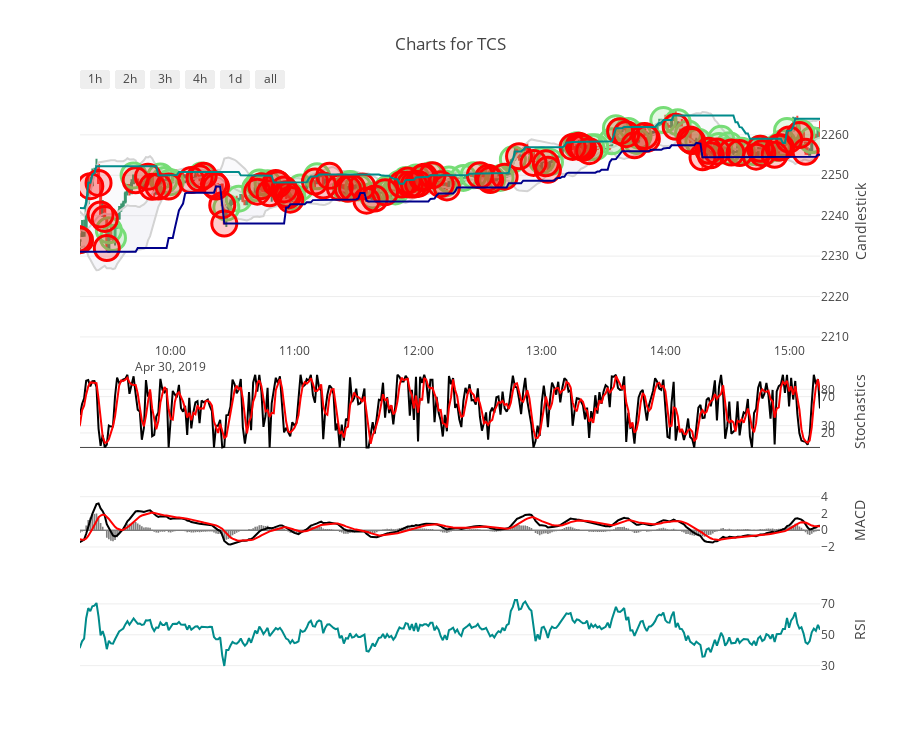

This figure's notebook cell:
### Markdown cell above
- Lunch Time: 11:00 am to 2:00 pm => Choppy Market
- Bollinger band ZONE: for breakout

Choppy market Trading:
- Identify stocks with highest SD and trade using bollinger

Trending Market Trading:
- MACD or price action trading based on candle stick


No new open position after 3:00. Only close open positions

before 9:15: Go long based on one day candle
9:15 - 11:30: MACD or Stochastic+BB: One trigger, and atleast one confirmation
11:30 - 2:00: No trade untill and unless there is a golden cross or death cross
2:00 - 2:45: Go long if price is smaller than VWAP, Go short if price is higher than VWAP
2:00 - 2:45: Go long or short only if price crosses SMA(200)

### Code cell
def backtest(portfolio, toDate):
    open("log/live_log.log", "w")
    
    fromDate =   getFromDate(toDate, days=4)
    logger.setLevel(logging.CRITICAL)
    papertrade = True
    
    cumsum = 0
    tradelogger.setLevel(logging.INFO)
    for i,y in portfolio.iterrows():
        logger.info(y[0])
    
        temp_data = getData(y[0], fromDate, toDate, "minute",force =True)
        
        #print(temp_data.head())

        a = algoTrade(y[0])
        a.symbol = y[0]
        a.tradeDecision(temp_data)
        
        buysell = pd.concat([a.buy.close, a.sell.close]).sort_index()
            
        temp_index = toDate.replace(hour=11,minute=31)
        temp_df = pd.DataFrame(data=[temp_data.loc[temp_index,'close']],index=[temp_index])
        buysell = buysell.append(temp_df)
        
        temp_index = toDate.replace(hour=15,minute=1)
        temp_df = pd.DataFrame(data=[temp_data.loc[temp_index,'close']],index=[temp_index])
        buysell= buysell.append(temp_df)
        
        
        buysell = buysell.sort_index()
        
        if not buysell.empty:
            buysell = buysell[buysell.index>buysell.index[-1].date().strftime("%Y-%m-%d")]
            
        payoff = 0
        if portfolio.shape[0] == 1:
            detectCDPattern(temp_data, a=a)
            pass
        
        previndex = buysell.index[0]
        #print(previndex)
        for index in buysell.index:
            if index == previndex:
                logger.info(buysell.loc[index])
                continue
                
            a.timestamp = index
            r = temp_data.index.get_loc(index)+1
            l = r - 30
            
            l2 = r - int(np.floor((index - previndex).total_seconds()/60))
            
            if l2 != r and True:
                low = min(temp_data.iloc[l2:r]['low'])
                high = max(temp_data.iloc[l2:r]['high'])
                
                if (a.price - a.stoploss) > low and a.STATE == "BUY":
                    a.profit = a.profit + (a.price - a.stoploss)
                    logger.info("SO S:"+a.STATE+":"+str(a.profit)+","+str(a.price - a.stoploss))
                    a.STATE = "WAIT"
                elif  (a.price + a.stoploss) < high and a.STATE == "SELL":
                    a.profit = a.profit - (a.price + a.stoploss)
                    logger.info("SO B:"+a.STATE+":"+str(a.profit)+","+str(a.price + a.stoploss))
                    a.STATE = "WAIT"
                elif  (a.price + a.target) < high and a.STATE == "BUY":
                    a.profit = a.profit + (a.price + a.target)
                    logger.info("PB S:"+a.STATE+":"+str(a.profit)+","+str(a.price + a.target))
                    a.STATE = "WAIT"
                elif  (a.price - a.target) > low and a.STATE == "SELL":
                    a.profit = a.profit - (a.price - a.target)
                    logger.info("PB B:"+a.STATE+":"+str(a.profit)+","+str(a.price + a.target))
                    a.STATE = "WAIT"
            
            previndex = index
            
            temp_price = buysell.loc[index].values
            
            if type(temp_price[0]).__name__ == 'ndarray':
                temp_price = temp_price[0]
                
            temp_price = temp_price[0]
            
            if temp_price < 0:
                a.trade_setup(-1*temp_price)
            else:
                a.trade_setup(temp_price)
        
            # Lunch Time
            a.zone = a.checkZone(index)
            
            if(a.zone=="zone3" and a.checkZone(previndex)=="zone2"):
                a.place_order("SQUAREOFF")
                continue

            # Too close to closing bell
            #if(zone=="zone5" and s.checkZone(s.CLOSE.index[-2])=="zone4"):
            #    return(s.place_order("SQUAREOFF"))

            if(a.zone == "zone3"):
                continue            
            

            if temp_price < 0:
                a.place_order("BUY")
            elif temp_price > 0:
                a.place_order("SELL")
                
            logger.info(a.profit)
            
        if a.STATE == "BUY":
            a.profit = a.profit + temp_data.close[-1]
            
        elif a.STATE == "SELL":
            a.profit = a.profit - temp_data.close[-1]
        
        print(y[0],"\t",a.profit, "\t",str(round(a.profit/a.CLOSE[-1]*100,2))+"%" )
        logger.info(y[0]+": "+str(a.profit)+" ("+str(round(a.profit/a.CLOSE[-1]*100,2))+"%)")
    
        cumsum = cumsum + round(a.profit/a.CLOSE[-1]*100,2)
        if portfolio.shape[0] == 1:
            a.plot(x, 360, False)
            pass
            
        #break
    

if mode == "Algo":
    x = 'TCS'
    portfolio = pd.DataFrame([x])
    toDate = dt.datetime(2019,4,30,15,15)
    #portfolio = pd.DataFrame(downloadlist)    
    backtest(portfolio, toDate)

### Figure 1 — Plotly figure (JSON) as saved in the notebook; plotly's stock layout.template omitted (floating-point values rounded to 4 significant figures; data arrays with more than 128 entries replaced by an {"elided": "..."} marker saying what was removed)
{"data": [{"hoverinfo": "none", "line": {"color": "lightgrey"}, "name": "BB_up", "showlegend": false, "type": "scatter", "uid": "64563492-b80e-46c8-a455-e0d745abeb62", "x": {"elided": "1126 str values"}, "xaxis": "x", "y": {"elided": "1126 float values"}, "yaxis": "y"}, {"fill": "tonexty", "fillcolor": "rgba(0,40,100,0.02)", "hoverinfo": "none", "line": {"color": "lightgrey"}, "name": "BB_low", "showlegend": false, "type": "scatter", "uid": "bed16745-ea30-4c3d-8026-96d513bedefd", "x": {"elided": "1126 str values"}, "xaxis": "x", "y": {"elided": "1126 float values"}, "yaxis": "y"}, {"fill": "tonexty", "fillcolor": "rgba(0,40,100,0.02)", "hoverinfo": "none", "line": {"color": "lightgrey"}, "name": "BB_mid", "showlegend": false, "type": "scatter", "uid": "5dd6f851-fae0-4387-8ca7-b8c1aabb0fa9", "x": {"elided": "1126 str values"}, "xaxis": "x", "y": {"elided": "1126 float values"}, "yaxis": "y"}, {"marker": {"color": "rgba(119, 221, 119, 0.2)", "line": {"color": "rgb(119, 221, 119)", "width": 3}, "size": 25, "symbol": "circle"}, "mode": "markers", "name": "BUY", "showlegend": false, "type": "scatter", "uid": "531cb71f-a8ef-423a-8b0d-8881eebbe0c5", "x": {"elided": "179 str values"}, "xaxis": "x", "y": {"elided": "179 float values"}, "yaxis": "y"}, {"marker": {"color": "rgba(255, 0, 0,0.2)", "line": {"color": "rgb(255, 0, 0)", "width": 3}, "size": 25, "symbol": "circle"}, "mode": "markers", "name": "SELL", "showlegend": false, "type": "scatter", "uid": "23e1a7f4-a30b-4cfd-8524-168fadc1573f", "x": {"elided": "265 str values"}, "xaxis": "x", "y": {"elided": "265 float values"}, "yaxis": "y"}, {"hoverinfo": "none", "line": {"color": "darkblue"}, "name": "MIN", "showlegend": false, "type": "scatter", "uid": "162ad877-d2ee-4baa-86f6-dc2b343b5a33", "x": {"elided": "1126 str values"}, "xaxis": "x", "y": {"elided": "1126 float values"}, "yaxis": "y"}, {"hoverinfo": "none", "line": {"color": "darkcyan"}, "name": "MAX", "showlegend": false, "type": "scatter", "uid": "07793a57-4880-46c4-b8e2-29121d678803", "x": {"elided": "1126 str values"}, "xaxis": "x", "y": {"elided": "1126 float values"}, "yaxis": "y"}, {"line": {"color": "black"}, "name": "%K", "showlegend": false, "type": "scatter", "uid": "8403184b-9032-4468-8132-79d7f83b34d1", "x": {"elided": "1126 str values"}, "xaxis": "x", "y": {"elided": "1126 float values"}, "yaxis": "y2"}, {"line": {"color": "red"}, "name": "%D", "showlegend": false, "type": "scatter", "uid": "61ccbaa9-206b-4339-af60-bd721a46ea4f", "x": {"elided": "1126 str values"}, "xaxis": "x", "y": {"elided": "1126 float values"}, "yaxis": "y2"}, {"line": {"color": "black"}, "name": "MACD", "showlegend": false, "type": "scatter", "uid": "fce17934-765c-46c7-a64b-196106b258a0", "x": {"elided": "1126 str values"}, "xaxis": "x", "y": {"elided": "1126 float values"}, "yaxis": "y3"}, {"line": {"color": "red"}, "name": "MACD signal", "showlegend": false, "type": "scatter", "uid": "74416fed-6e54-4b9f-bf95-2387db9eebe1", "x": {"elided": "1126 str values"}, "xaxis": "x", "y": {"elided": "1126 float values"}, "yaxis": "y3"}, {"marker": {"color": "grey"}, "name": "MACD Hist", "showlegend": false, "type": "bar", "uid": "a8a83e05-3da3-41ff-bc9b-a8ae89d76a55", "x": {"elided": "1126 str values"}, "xaxis": "x", "y": {"elided": "1126 float values"}, "yaxis": "y3"}, {"close": {"elided": "1126 float values"}, "high": {"elided": "1126 float values"}, "hoverinfo": "x+y+text", "hovertext": {"elided": "1126x1 str values"}, "low": {"elided": "1126 float values"}, "name": "Candlestick", "open": {"elided": "1126 float values"}, "showlegend": false, "type": "candlestick", "uid": "1c7094a1-e40b-4e7a-ae15-b126e8b770e8", "x": {"elided": "1126 str values"}, "xaxis": "x", "yaxis": "y"}, {"line": {"color": "darkcyan"}, "name": "RSI", "showlegend": false, "type": "scatter", "uid": "ea3c499c-2a4f-40b1-8190-b116e8169199", "x": {"elided": "1126 str values"}, "xaxis": "x", "y": {"elided": "1126 float values"}, "yaxis": "y4"}], "layout": {"height": 750, "plot_bgcolor": "rgba(0,0,0,0)", "title": {"text": "Charts for TCS"}, "xaxis": {"range": ["2019-04-30 09:16:00", "2019-04-30 15:15:00"], "rangeselector": {"buttons": [{"count": 1, "label": "1h", "step": "hour", "stepmode": "backward"}, {"count": 2, "label": "2h", "step": "hour", "stepmode": "backward"}, {"count": 3, "label": "3h", "step": "hour", "stepmode": "backward"}, {"count": 6, "label": "4h", "step": "hour", "stepmode": "backward"}, {"count": 6, "label": "1d", "step": "hour", "stepmode": "backward"}, {"step": "all"}]}, "rangeslider": {"visible": false}, "side": "bottom"}, "yaxis": {"anchor": "x", "domain": [0.575, 1], "position": 0, "range": [2209.0, 2269.0], "side": "right", "title": {"text": "Candlestick"}}, "yaxis2": {"anchor": "x", "domain": [0.3833, 0.525], "position": 0, "side": "right", "tickvals": [20, 80, 30, 70], "title": {"text": "Stochastics"}}, "yaxis3": {"anchor": "x", "domain": [0.1917, 0.3333], "position": 0, "side": "right", "title": {"text": "MACD"}}, "yaxis4": {"anchor": "x", "domain": [0, 0.1417], "side": "right", "tickvals": [30, 50, 70], "title": {"text": "RSI"}}}}
